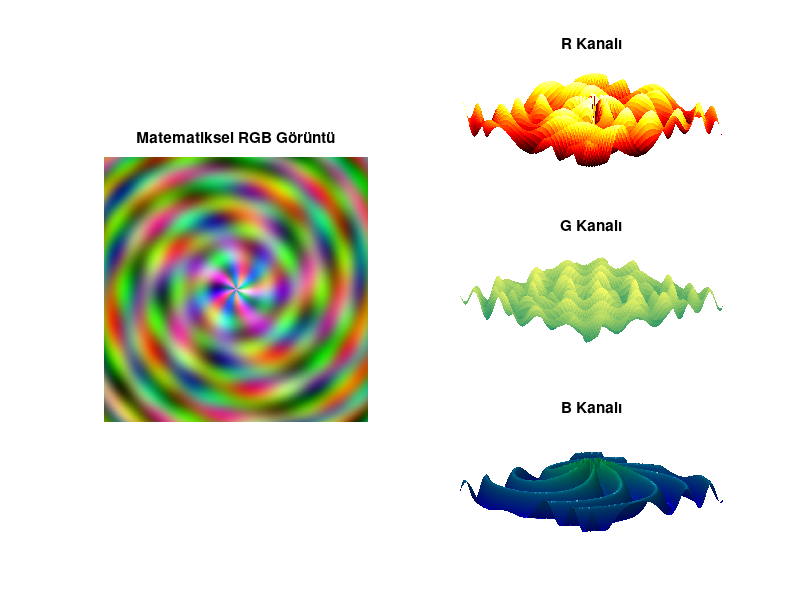

Write the MATLAB code that produced this figure.
N = 1000;
x = linspace(-pi, pi, N);
y = linspace(-pi, pi, N);
[X, Y] = meshgrid(x, y);

R = sqrt(X.^2 + Y.^2);
Theta = atan2(Y, X);

R_channel = sin(3 * R + 5 * Theta) .* cos(X.^2 + Y.^2) + exp(-0.1 * R);
G_channel = (sin(4 * X) .* cos(4 * Y)) .* exp(-0.2 * R) + 0.5 * sin(10 * R);
B_channel = exp(-0.5 * R.^2) + 0.5 * sin(7 * Theta + R.^2);

normalize = @(Z) (Z - min(Z(:))) ./ (max(Z(:)) - min(Z(:)));

R_norm = normalize(R_channel);
G_norm = normalize(G_channel);
B_norm = normalize(B_channel);

RGB_img = cat(3, R_norm, G_norm, B_norm);

fig = figure('Name', 'MathArtist', 'Position', [100, 100, 1200, 600]);

subplot(3, 2, [1, 3, 5]);
image(X(1,:), Y(:,1), RGB_img);
axis image off;
title('Matematiksel RGB Görüntü');

step = 10;
Xd = X(1:step:end, 1:step:end);
Yd = Y(1:step:end, 1:step:end);
R_down = R_norm(1:step:end, 1:step:end);
G_down = G_norm(1:step:end, 1:step:end);
B_down = B_norm(1:step:end, 1:step:end);

subplot(3, 2, 2);
surf(Xd, Yd, R_down, 'EdgeColor', 'none');
title('R Kanalı');
colormap(gca, hot);
view(45, 45); 
axis tight off;

subplot(3, 2, 4);
surf(Xd, Yd, G_down, 'EdgeColor', 'none');
title('G Kanalı');
colormap(gca, summer);
view(45, 45);
axis tight off;

subplot(3, 2, 6);
surf(Xd, Yd, B_down, 'EdgeColor', 'none');
title('B Kanalı');
colormap(gca, winter);
view(45, 45);
axis tight off;

shading interp;
camlight left;
lighting gouraud;
